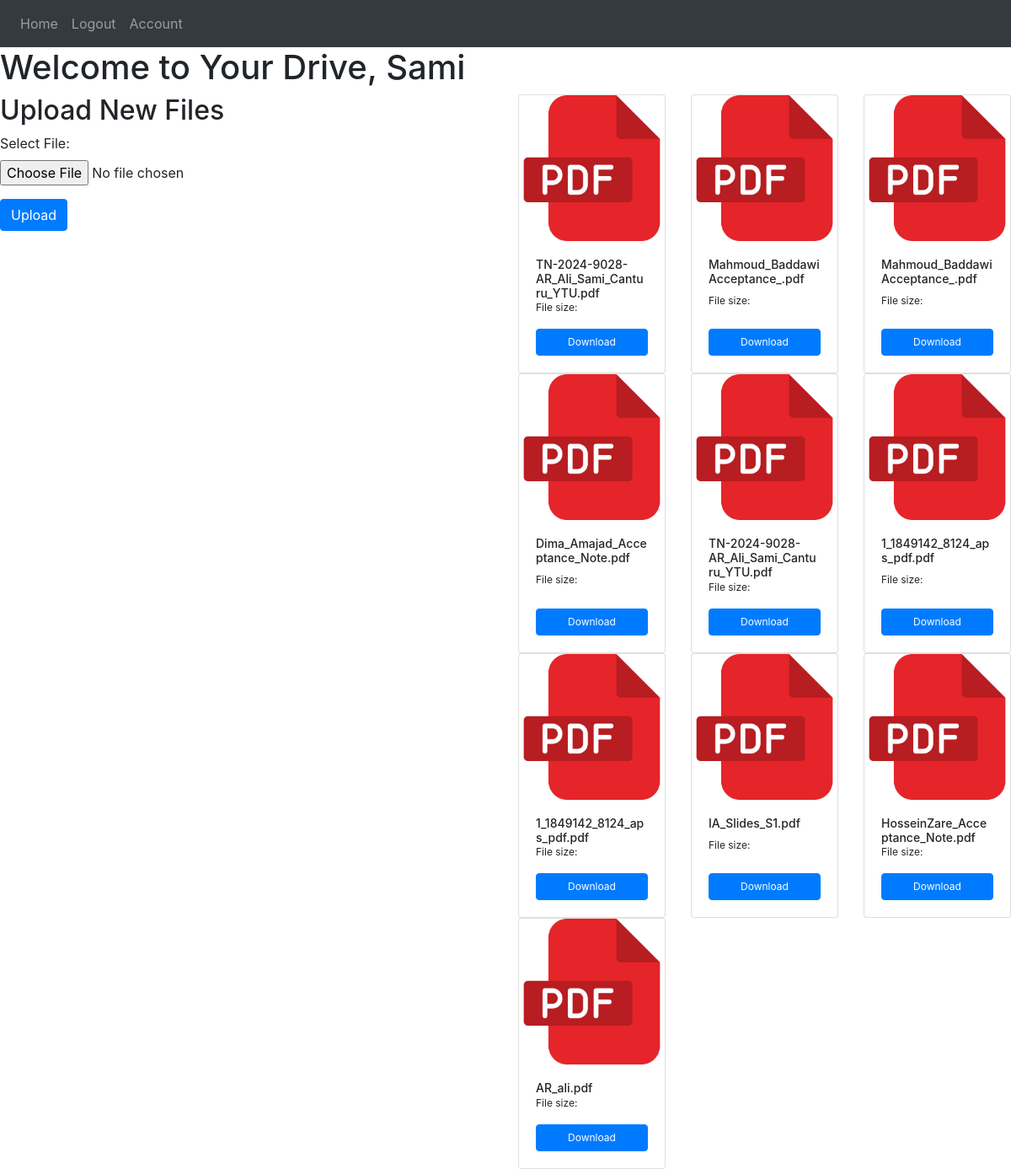
Page /home (signed in) on the committed database.
### website/models.py (models this page shows, shortened)
class User(db.Model, UserMixin):
    __tablename__='User'
    id=db.Column(db.Integer, primary_key=True)
    email = db.Column(db.String(150))
    password = db.Column(db.String(150))
    first_name = db.Column(db.String(150))

class File(db.Model):
    __tablename__ = 'file'  # Use lowercase for the table name
    id = db.Column(db.Integer, primary_key=True)
    file_name = db.Column(db.String(255), nullable=False)
    file_size = db.Column(db.Integer)
    file_path = db.Column(db.String(255), nullable=False)
    upload_date = db.Column(db.DateTime, default=func.now())
    user_id = db.Column(db.Integer, db.ForeignKey('User.id'), nullable=False)  # Correct casing for the table name
    user = db.relationship('User', backref=db.backref('files', lazy=True)) # Establish a one-to-many relationship with the User model

### website/views.py (the view)
@views.route('/home', methods=['get','POST'])
@login_required
def drive():
    print(current_user.is_authenticated)
    if current_user.is_authenticated:
        user_id = current_user.id
        username = current_user.first_name
        print(f"User ID: {user_id}, Username: {username}")
    else:
        print("Not logged in")
    user_files = File.query.filter_by(user_id=current_user.id).with_entities(File.file_name).all()
    print("Uploaded files are: ", user_files)
    file_icons = [{'name': file.file_name, 'icon': get_icon(file.file_name)} for file in user_files]
    return render_template('drive.html', user=current_user, files=file_icons)

### website/views.py (called while the page is built)
def get_icon(filename):
    _, extension = os.path.splitext(filename.lower())
    if extension == '.pdf':
        return 'pdf.png'
    elif extension in ('.jpg', '.jpeg', '.png', '.gif'):
        return 'image.png'
    else:
        return 'cloud.png'  # Default icon for unknown file types

### website/templates/drive.html (shortened to what this page needs)
{% extends "base.html" %}
{% block content %}
<h1> Welcome to Your Drive, {{ user.first_name }}</h1>
<div class="row">
    <div class="col-md-6">
        <form method="POST" enctype="multipart/form-data" action="/upload">
            <div class="form-group">
                <h2>Upload New Files</h2>
                <label for="file">Select File:</label>
                <input type="file" class="form-control-file" id="file" name="file">
            </div>
            <button type="submit" class="btn btn-primary">Upload</button>
        </form>
    </div>
    <div class="col-md-6">
        <div class="row">
            {% for file in files %}
            <div class="col-md-4">
                <div class="card h-100">
                    <img class="card-img-top" src="{{ url_for('static', filename='icons/' + file.icon) }}"
                        alt="File Icon" max-width="100%" max-height="100%">
                    <div class="card-body d-flex flex-column">
                        <h5 class="card-title mb-auto" style="font-size: 14px;">{{ file.name }}</h5>
                        <p class="card-text" style="font-size: 12px;">File size: {{ file.size }}</p>
                        <a href="{{ url_for('views.download_file', filename=file.name) }}" class="btn btn-primary mt-auto" style="font-size: 12px;">Download</a>
                    </div>
                </div>
            </div>
            {% endfor %}
        </div>
    </div>
</div>
{% endblock %}

### rows in the picture
User: first_name "Sami"
File: name "TN-2024-9028-AR_Ali_Sami_Canturu_YTU.pdf"
File: name "Mahmoud_BaddawiAcceptance_.pdf"
File: name "Mahmoud_BaddawiAcceptance_.pdf"
File: name "Dima_Amajad_Acceptance_Note.pdf"
File: name "TN-2024-9028-AR_Ali_Sami_Canturu_YTU.pdf"
File: name "1_1849142_8124_aps_pdf.pdf"
File: name "1_1849142_8124_aps_pdf.pdf"
File: name "IA_Slides_S1.pdf"
File: name "HosseinZare_Acceptance_Note.pdf"
File: name "AR_ali.pdf"
